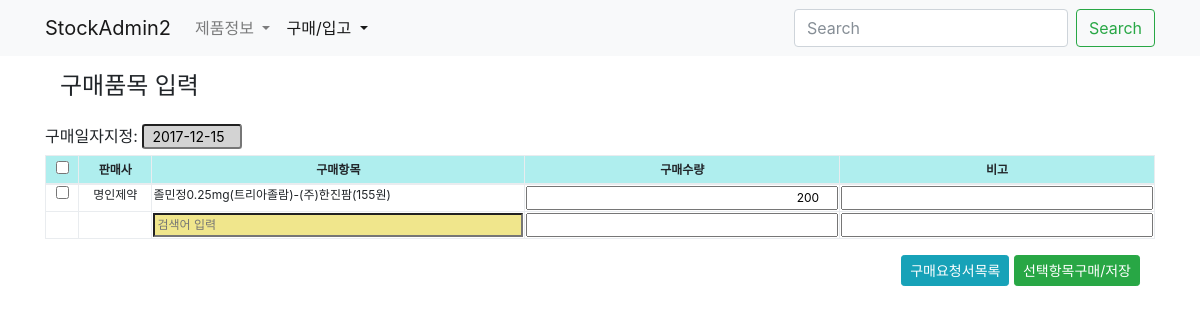
Page /buy/cart/ on the earlier database version.
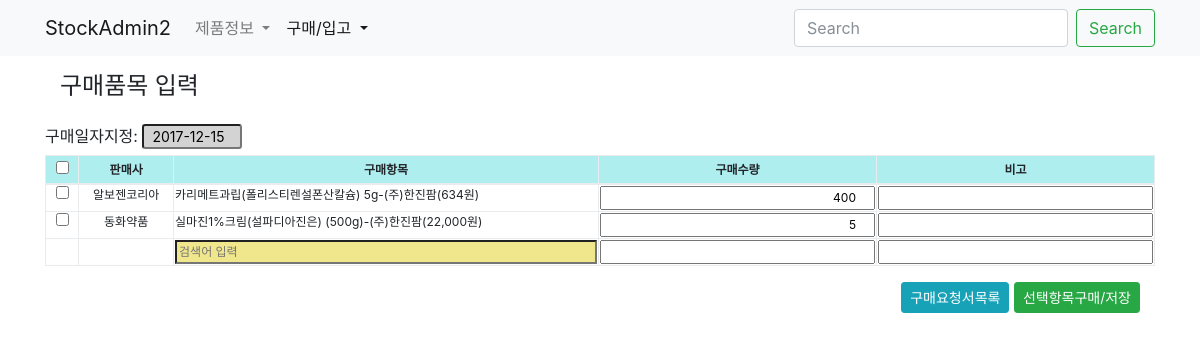
Same page on the later database version.
### buy/models.py (models this page shows, shortened)
class BuyItem(models.Model):
    buy = models.ForeignKey(Buy, null=True, blank=True, on_delete=models.CASCADE)
    buyinfo = models.ForeignKey('product.BuyInfo', on_delete=models.CASCADE)
    amount = models.IntegerField('구매수량')
    comment = models.CharField('비고', max_length=50, blank=True)
    isend = models.BooleanField('구매종결', default=False)
    updated = models.DateTimeField(auto_now=True)
    created = models.DateTimeField(auto_now_add=True)
    class Meta:
        verbose_name = '구매품목'
        verbose_name_plural = '구매품목'
        unique_together = 'buy', 'buyinfo',
    def __init__(self, *args, **kwargs):
        super(BuyItem, self).__init__(*args, **kwargs)

### product/models.py (models this page shows, shortened)
class BuyInfo(BuyInfoMixin, models.Model):
    slug = models.SlugField('구매코드', unique=True, blank=True)
    product = models.ForeignKey(Product, on_delete=models.CASCADE)
    market = models.ForeignKey(Market, on_delete=models.CASCADE)
    date = models.DateField('시작일자', blank=True, default=timezone.now)
    price = models.DecimalField('구매가격', max_digits=50, decimal_places=2)
    active = models.BooleanField('사용중', default=True)
    updated = models.DateTimeField(auto_now=True)
    created = models.DateTimeField(auto_now_add=True)
    class Meta:
        verbose_name = '구매정보'
        verbose_name_plural = '구매정보'
        ordering = '-created',
    def __str__(self):
        title = "{}-{}({:,.0f}원)".format(self.product.name, self.market.name, self.price)
        return title

class Product(models.Model):
    name = models.CharField('제품명', max_length=50, unique=True)
    code = models.CharField('제품코드', max_length=50, unique=True)
    company = models.CharField('판매사', max_length=50, blank=True)
    std_unit = models.CharField('제품규격', max_length=10, choices=zip(STD_UNITs, STD_UNITs))
    pkg_amount = models.IntegerField('포장수량', default=1)
    etc_class = models.CharField('기타구분', max_length=10, choices=zip(ETC_CLASS, ETC_CLASS), default='일반')
    updated = models.DateTimeField(auto_now=True)
    created = models.DateTimeField(auto_now_add=True)
    class Meta:
        verbose_name = '제품'
        verbose_name_plural = '제품'
        ordering = '-created',

class Market(models.Model):
    name = models.CharField('도매상명', max_length=50, unique=True)
    tel = models.CharField('전화', max_length=50, blank=True, null=True)
    fax = models.CharField('팩스', max_length=50, blank=True, null=True)
    email = models.EmailField('메일', blank=True, null=True)
    updated = models.DateTimeField(auto_now=True)
    created = models.DateTimeField(auto_now_add=True)
    class Meta:
        verbose_name = '도매상'
        verbose_name_plural = '도매상'

### buy/views.py (the view, shortened to what this page needs)
# urls.py: path('cart/', BuyItemCartFormView.as_view(), name='buy-cart'),
class BuyItemCartFormView(FormView):
    form_class = DateForm
    template_name = 'buy/buyitem_cart.html'
    success_url = reverse_lazy('buy:buy-cart')
    def get_context_data(self, **kwargs):
        context = super(BuyItemCartFormView, self).get_context_data(**kwargs)
        qs = BuyItem.objects.filter(buy__isnull=True)
        context['formset'] = BuyItemCartFormSet(self.request.POST or None, queryset=qs)
        return context

### buy/forms.py
class DateForm(forms.Form):
    date = forms.DateField(label='구매일자', initial=timezone.now(), required=False)

### buy/templates/buy/buyitem_cart.html (shortened to what this page needs)
{% extends "buy/buy_base.html" %}
{% load humanize %}
{% load widget_tweaks %}
{% block buy_header %}
<h4>구매품목 입력</h4>
{% endblock buy_header %}
{% block buy_content %}
<div class="col-12">
<form id="cart-form" method="post" action=".">
    <div class=".datepicker">
    <label for="{{ form.date.id_for_label }}" class="col-form-label">구매일자지정:</label>
    {% render_field form.date class="form-control-sm datepicker" readonly="true" %}
    </div>
    <table class="table table-bordered table-hover table-sm table-condensed">
        <thead class="thead-default text-center">
            <tr>
                <th><input type="checkbox" class="check-master"></th>
                <th>판매사</th>
                <th>구매항목</th>
                <th>구매수량</th>
                <th>비고</th>
            </tr>
        </thead>
        <tbody>
            {% for buyitem_form in formset %}
            <tr>
                {% if forloop.last %}
                <td></td>
                {% else %}
                <td class="text-center">{{ buyitem_form.selected }}</td>
                {% endif %}
                <td class="text-center">{{ buyitem_form.instance.buyinfo.product.company }} </td>
                {% if not forloop.last %}
                <td>
                    {{ buyitem_form.instance.buyinfo }}{{ buyitem_form.buyinfo }}
                </td>
                {% else %}
                <td>{{ buyitem_form.buyinfo }}{{ buyitem_form.buyinfo_name }}</td>
                {% endif %}
                <td>{{ buyitem_form.amount }}</td>
                <td>{{ buyitem_form.comment }}</td>
            </tr>
            {% endfor %}
        </tbody>
    </table>
    <div class="col-12 text-right">
        <a class="btn btn-info btn-sm" href="{% url 'buy:buy-list' %}">구매요청서목록</a>
        <button class="btn btn-success btn-sm">선택항목구매/저장</button>
    </div>
</form>
</div>
{% endblock buy_content %}

Differences in the rows shown:
removed BuyItem: instance.buyinfo.product.company "명인제약", instance.buyinfo "졸민정0.25mg(트리아졸람)-(주)한진팜(155원)"
added BuyItem: instance.buyinfo.product.company "알보젠코리아", instance.buyinfo "카리메트과립(폴리스티렌설폰산칼슘) 5g-(주)한진팜(634원)"
added BuyItem: instance.buyinfo.product.company "동화약품", instance.buyinfo "실마진1%크림(설파디아진은) (500g)-(주)한진팜(22,000원)"
Other differences:
new list line: "☐ 400 "
new list line: "☐ 5 "
list line gone: "☐ 200 "
